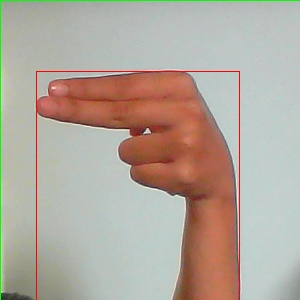
#> input picture new_datatrain/H/0000.jpg, 300 x 300 px; its folder holds only this picture in this run
$ python new_identify_eu.py
#> lines starting #> are read from the running program, lines starting #| are printed output that depends on the picture; after the words box and inside, x2 and y2 are one past the last pixel; in counts of white or black regions, pixels touching at a corner belong together; long printed decimals are rounded

import os
import cv2
import sys
import numpy as np
import math
from sklearn import preprocessing
import matplotlib.pyplot as plt

def get_class_names(path="Preproc/"):
    class_names = os.listdir(path)
    return class_names

def get_total_files(path="Preproc/",train_percentage=0.8):
#> called with path = 'new_datatrain/', train_percentage = 0.8
    sum_total = 0
    sum_train = 0
    sum_test = 0
    subdirs = os.listdir(path)
    for subdir in subdirs:
        files = os.listdir(path+subdir)
        n_files = len(files)
        sum_total += n_files
#> pass 2 of the loop in get_total_files, `for subdir in subdirs:`:
    return sum_total

def calculate_mean(path='new_datatrain/'):
    class_names = get_class_names(path=path)
    print("class_names = ",class_names)

    total_files = get_total_files(path=path)
    print("total files = ",total_files)

    nb_classes = len(class_names)
    global sr

    for idx, classname in enumerate(class_names):
        class_files = os.listdir(path+classname)
        n_files = len(class_files)
        n_load =  n_files
        total = np.zeros(int(7),dtype=np.float32)
        print(total.shape)
        for idx2, infilename in enumerate(class_files[0:n_load]):
            image_path = path + classname + '/' + infilename
            img = cv2.imread(image_path)
#> img is the input picture: shape (300, 300, 3); mean B, G, R 157, 168.1, 178.5

            #preprocessing img
            gray = cv2.cvtColor(img, cv2.COLOR_BGR2GRAY)
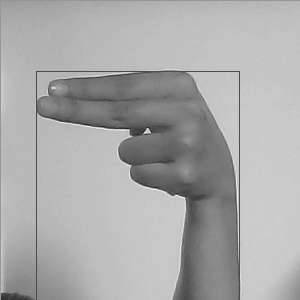
#> gray: shape (300, 300); min 29, max 245, mean 170
            blurred = cv2.GaussianBlur(gray, (35,35), 0)
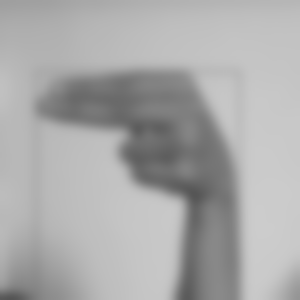
#> blurred: shape (300, 300); min 84, max 204, mean 170.1
            _, edges = cv2.threshold(blurred, 155, 255, cv2.THRESH_BINARY_INV+cv2.THRESH_OTSU)
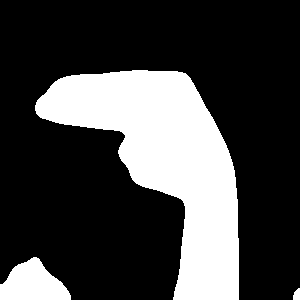
#> edges: shape (300, 300); 26.3% white; 3 white regions

            contours, hierarchy = cv2.findContours(edges.copy(),cv2.RETR_TREE,cv2.CHAIN_APPROX_SIMPLE)
#> contours = 3 contours; box (x1, y1, x2, y2) and area: (35, 70, 239, 300) 21184, (0, 257, 71, 300) 1927, (293, 288, 300, 300) 52
            y=len(contours)
#> y = 3
            area= np.zeros(y)
#> area = [0, 0, 0]
            for i in range(0, y):
                area[i] = cv2.contourArea(contours[i])
#> after the loop, area = [51.5, 1927, 21184]
            index = area.argmax()
#> index = 2
            hand = contours[index]
#> hand = contour of 254 points, box (x1, y1, x2, y2) (35, 70, 239, 300), area 21184

            cv2.drawContours(img, [hand], -1, (255, 255, 255), -1)
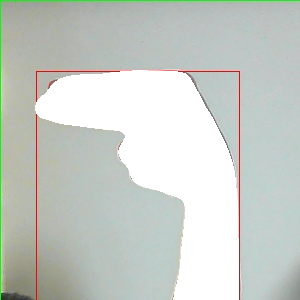
#> img: shape (300, 300, 3); mean B, G, R 199.5, 205.4, 199.7

            #extracting hu moments
            moments = cv2.HuMoments(cv2.moments(hand))
#> moments = [0.306, 0.0442, 0.0111, 0.00154, -1.47e-06, -0.00012, -6.2e-06]
            #make it log scale
            for i in range(0,7):
                moments[i] = -1* math.copysign(1.0, moments[i]) * math.log10(abs(moments[i]))
#> after the loop, moments = [0.515, 1.35, 1.95, 2.81, -5.83, -3.92, -5.21]
                #print (str(abs(moments[0])) + ' ' + str(abs(moments[1])) + ' ' + str(abs(moments[2])) + ' ' + str(abs(moments[3])) + ' ' + str(abs(moments[4])) + ' ' + str(abs(moments[5])) + ' ' + str(abs(moments[6])))
            total += abs(moments [:,0])
#> total = [0.515, 1.35, 1.95, 2.81, 5.83, 3.92, 5.21]
        hasil = total/n_files
#> hasil = [0.515, 1.35, 1.95, 2.81, 5.83, 3.92, 5.21]
        print(classname)
        print(hasil)
#| [0.5146 1.355 1.954 2.812  5.833 3.920  5.207  ]

        #save data train
        outpath = 'new_euclidean/' + classname
        outfile = outpath + '/' + 'huMom' + '.npy'
        if not os.path.exists(outpath):
                os.mkdir( outpath, 0o755 )
        np.save(outfile,hasil)
#> pass 2 of the loop in calculate_mean, `for idx, classname in enumerate(class_names):`:
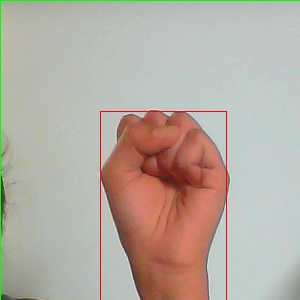
#> input picture new_datatrain/S/0000.jpg, 300 x 300 px
#> in calculate_mean, img is the input picture: shape (300, 300, 3); mean B, G, R 162.9, 172.8, 182.1
#> in calculate_mean, `_, edges = cv2.threshold(blurred, 155, 255, cv2.THRESH_BINARY_INV+cv2...`:
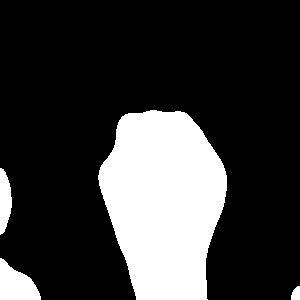
#> edges: shape (300, 300); 22.4% white; 4 white regions
#> contours = 4 contours; box (x1, y1, x2, y2) and area: (98, 110, 227, 300) 18093, (0, 258, 41, 300) 1034, (0, 168, 12, 235) 522, (291, 286, 300, 300) 82
#> y = 4
#> after the loop in calculate_mean, `for i in range(0, y):`: area = [82, 1033.5, 521.5, 18093]
#> index = 3
#> hand = contour of 213 points, box (x1, y1, x2, y2) (98, 110, 227, 300), area 18093
#> in calculate_mean, `cv2.drawContours(img, [hand], -1, (255, 255, 255), -1)`:
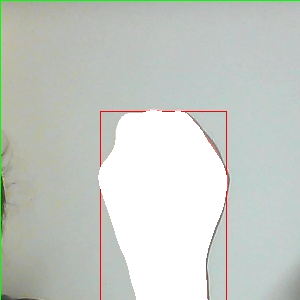
#> img: shape (300, 300, 3); mean B, G, R 197.9, 203.8, 198.8
#> in calculate_mean, `moments = cv2.HuMoments(cv2.moments(hand))`: moments = [0.185, 0.00784, 0.000198, 2.51e-05, 1.77e-09, 2.21e-06, 2.02e-12]
#> after the loop in calculate_mean, `for i in range(0,7):`: moments = [0.733, 2.11, 3.7, 4.6, 8.75, 5.66, 11.7]
#| [ 0.7326  2.106  3.702   4.601    8.752   5.656
#|  11.696 ]

calculate_mean()


#distance = math.sqrt(sum([(a - b) ** 2 for a, b in zip(x, y)]))
#print("Euclidean distance from x to y: ",distance)
